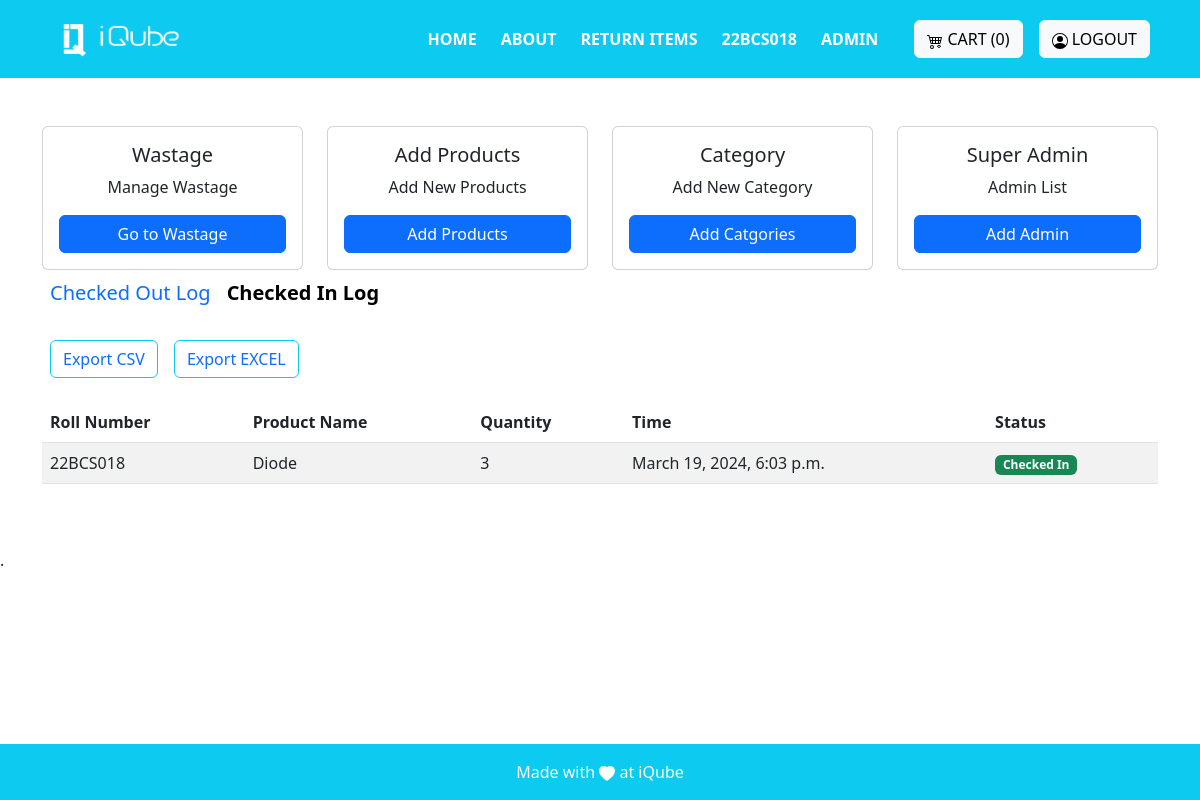
Page /admin_views/ (signed in) on the committed database.
### invention/models.py (models this page shows, shortened)
class PurchasedItem(models.Model):
    product = models.ForeignKey(Product, on_delete=models.CASCADE)
    quantity = models.PositiveIntegerField(default=0)
    user = models.ForeignKey(User, on_delete=models.CASCADE)
    date_added = models.DateTimeField()
    status = models.CharField(max_length=20, choices=[('checked_in','checked_in'),('checked_out','checked_out')])
    due_date = models.DateTimeField()

class Product(models.Model):
    name=models.CharField(max_length=255)
    decription=models.CharField(max_length=100)
    actual_count=models.PositiveIntegerField()
    available_count=models.PositiveIntegerField()
    dummy_count = models.PositiveIntegerField(default = 0)
    category= models.ForeignKey('Category', on_delete=models.CASCADE)
    sub_category = models.ForeignKey('SubCategory', on_delete = models.CASCADE)
    created_at = models.DateTimeField(auto_now=True)
    image = models.ImageField(upload_to='images', blank=True)
    actual_price = models.DecimalField(max_digits = 10,decimal_places = 5)
    available_price = models.DecimalField(max_digits = 10,decimal_places = 5)
    unit_price = models.DecimalField(max_digits = 10,decimal_places = 2)
    is_active = models.BooleanField(default = True)
    created_by = models.ForeignKey(User, on_delete=models.CASCADE)

### invention/decorators.py (the view)
        def wrapper_func(request, *args, **kwargs):
            group = None
            mail=AdminMail.objects.all()
            p=0
            for i in mail:
                if request.user.email==i.mail:
                    p=10
            if request.user.groups.exists():
                group = request.user.groups.all()[0].name
            if (group in allowed_roles) or (p==10):
              return view_func(request, *args, **kwargs)
            else:
                return view_func(request, *args, **kwargs)

### invention/templates/adminview/admin.html (shortened to what this page needs)
{% extends 'base.html' %}
{% block base %}
<div class="container mt-5">
    <div class="row row-cols-1 row-cols-md-4 g-4">
        <div class="col">
            <div class="card">
                <div class="card-body">
                    <h5 class="card-title text-center">Wastage</h5>
                    <p class="card-text text-center">Manage Wastage</p>
                    <a href="{% url 'wastage_admin_dashboard' %}" class="btn btn-primary d-block mx-auto">Go to Wastage</a>
                </div>
            </div>
        </div>
        <div class="col">
            <div class="card">
                <div class="card-body">
                    <h5 class="card-title text-center">Add Products</h5>
                    <p class="card-text text-center">Add New Products</p>
                    <a href="{% url 'Add_product' %}" class="btn btn-primary d-block mx-auto">Add Products</a>
                </div>
            </div>
        </div>
        <div class="col">
            <div class="card">
                <div class="card-body">
                    <h5 class="card-title text-center">Category</h5>
                    <p class="card-text text-center">Add New Category</p>
                    <a href="{% url 'Add_category' %}" class="btn btn-primary d-block mx-auto">Add Catgories</a>
                </div>
            </div>
        </div>
        {% for group in request.user.groups.all %}
            {% if group.name == 'superadmin' %}
            <div class="col">
                <div class="card">
                    <div class="card-body">
                        <h5 class="card-title text-center">Super Admin</h5>
                        <p class="card-text text-center">Admin List</p>
                        <a href="{% url 'users_list' %}" class="btn btn-primary d-block mx-auto">Add Admin</a>
                    </div>
                </div>
            </div>
            {% endif %}
        {% endfor %}
    </div>
          <div class="d-flex flex-row bd-highlight mb-3">
            <div class="p-2 bd-highlight">
                <a href="{% url 'admin_view1' %}" class="text-decoration-none fs-5">Checked Out Log</a>
              </div>
            <div class="p-2 bd-highlight">
              <a href="{% url 'admin_views' %}" class="text-decoration-none text-black fs-5 fw-bold">Checked In Log</a>
            </div>
          </div>
          <div class="d-flex flex-row bd-highlight mb-3">
            <div class="p-2 bd-highlight">
                <button type="button" class="btn btn-outline-info"><a href="{% url 'export_csv' %}" class="text-decoration-none">Export CSV</a></button>
              </div>
            <div class="p-2 bd-highlight">
                <button type="button" class="btn btn-outline-info"><a href="{% url 'export_excel' %}" class="text-decoration-none">Export EXCEL</a></button>
            </div>
          </div>
        <div class="table-responsive">
            <table id="example" class="table table-striped" style="width:100%">
                <thead>
                    <tr>
                        <th>Roll Number</th>
                        <th>Product Name</th>
                        <th>Quantity</th>
                        <th>Time</th>
                        <th>Status</th>
                    </tr>
                </thead>
                <tbody>
                    {% for take in purchased_items reversed %}
                        <tr>
                            <td>{{ take.user.username|slice:"-8:" }}</td>
                            <td>{{take.product.name}}</td>
                            <td>{{take.quantity}}</td>
                            <td>{{take.date_added}}</td>
                            <td>
                                {% if take.status == 'checked_out' %}
                                <span class="badge bg-danger">Checked out</span>
                                {% else %}
                                <span class="badge bg-success">Checked In</span>
                                {% endif %}
                            </td>
                        </tr>
                        {% endfor %}
                </tbody>
            </table>
        </div>
    </div>
</div>
<div class="mb-5 mt-5">
    .
</div>
{% endblock %}

### invention/templates/base.html (shortened to what this page needs)
{% load static %}
<!DOCTYPE html>
<html lang="en">
<head>
    <link href="https://cdn.jsdelivr.net/npm/bootstrap@5.3.2/dist/css/bootstrap.min.css" rel="stylesheet"
>
        <link rel="stylesheet" href="https://cdn.jsdelivr.net/npm/bootstrap@5.3.0/dist/css/bootstrap.min.css">
    <link rel="stylesheet" href="https://cdn.datatables.net/1.11.10/css/dataTables.bootstrap5.min.css">
    <link rel="stylesheet" href="https://cdnjs.cloudflare.com/ajax/libs/twitter-bootstrap/5.3.0/css/bootstrap.min.css">
     <link rel="stylesheet" href="https://cdn.datatables.net/2.0.2/css/dataTables.bootstrap4.css">
</head>
<body>
    <nav class="sticky-top navbar navbar-expand-lg navbar-dark bg-info  p-3" >
    <div class="container">
            <a class="navbar-brand" href="#">
                <img src="{% static 'images/logo-white.png' %}" alt="Logo" height="36" width="150">
            </a>
            <div class="collapse navbar-collapse justify-content-end" id="navbarNav">
                <ul class="navbar-nav mx-3">
                    <li class="nav-item mx-1">
                        <a class="nav-link active text-white fw-semibold" href="{% url 'Home'%}">HOME</a>
                    </li>
                    <li class="nav-item mx-1">
                        <a class="nav-link active text-white fw-semibold" href="{% url 'About' %}">ABOUT</a>
                    </li>
                    <li class="nav-item mx-1">
                        <a href="/return_form" class="nav-link active text-white fw-semibold">RETURN ITEMS</a>
                    </li>
                    <li class="nav-item mx-1">
                        <a href="{% url 'Home' %}" class="nav-link active text-white fw-semibold">{{name}}</a>
                    </li>
                    {% if  admin_group %}
                           <li class="nav-item mx-1"> <a class="nav-link active text-white fw-semibold" href="{% url 'admin_views' %}">ADMIN</a> </li>
                    {% elif super_admin_group %}
                            <li class="nav-item mx-1"><a class="nav-link active text-whtie fw-semibold" href="{% url 'admin_views' %}">ADMIN</a> </li>
                    {% endif %}
                </ul>
            </div>
            <div class="mt-3 mt-lg-0 mx-2">
                <a class="btn btn-light" href="{% url 'view_cart' %}">
                    CART ({{count}})
                </a>
            </div>
            {% if not user.is_authenticated %}
            <div class="mt-3 mt-lg-0 mx-2">
                <a class="btn btn-light" href="{% url 'social:begin' 'azuread-tenant-oauth2' %}">
                    <svg xmlns="http://www.w3.org/2000/svg" width="16" height="16" fill="currentColor" class="bi bi-person-circle" viewBox="0 0 16 16">
                    <path d="M11 6a3 3 0 1 1-6 0 3 3 0 0 1 6 0"/>
                        <path fill-rule="evenodd" d="M0 8a8 8 0 1 1 16 0A8 8 0 0 1 0 8m8-7a7 7 0 0 0-5.468 11.37C3.242 11.226 4.805 10 8 10s4.757 1.225 5.468 2.37A7 7 0 0 0 8 1"/>
                    </svg>
                    LOGIN
                </a>
            </div>
            {% else %}
            <div class="mt-3 mt-lg-0 mx-2">
                <a class="btn btn-light" href="{% url 'logout' %}">
                    LOGOUT
                </a>
            </div>
            {% endif %}
        </div>
    </nav>
    <main>
        <div>
            {% block base %}{% endblock %}
    </main>
    <footer class="bg-light text-center text-lg-start fixed-bottom">
        <div class="text-center p-2 bg-info p-3" style=" color: white;">
            <div>Made with
                <svg xmlns="http://www.w3.org/2000/svg" width="16" height="16" fill="currentColor"
                    class="bi bi-heart-fill" viewBox="0 0 16 16">
                    <path fill-rule="evenodd"
                        d="M8 1.314C12.438-3.248 23.534 4.735 8 15-7.534 4.736 3.562-3.248 8 1.314z" />
                </svg>
               at iQube
            </div>
        </div>
    </footer>
</body>
</html>
{% load sweetify %}

### invention/templates/base.html (style rules this page uses)
html { scroll-behavior:smooth; }

### rows in the picture
PurchasedItem: user.username "22BCS018", product.name "Diode", quantity "3", date_added "March 19, 2024, 6:03 p.m.", status "Checked In"

### other values in the picture
{{ name }} "22BCS018"
{{ count }} "0"
